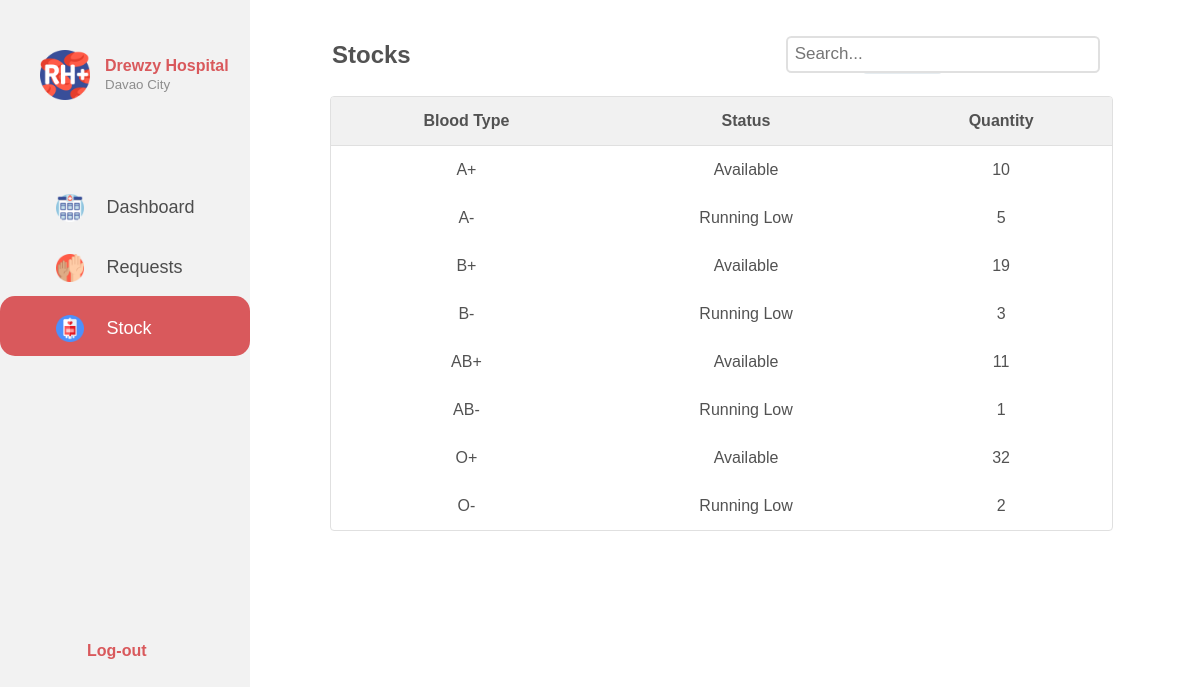
/hospital-dashboard-stock.php (signed in), run on the app's committed database.
### tables this page shows
CREATE TABLE `blood_groups` (
  `BloodGroups_ID` int(11) NOT NULL,
  `A+` int(9) NOT NULL,
  `A-` int(11) NOT NULL,
  `B+` int(9) NOT NULL,
  `B-` int(11) NOT NULL,
  `AB+` int(9) NOT NULL,
  `AB-` int(11) NOT NULL,
  `O+` int(9) NOT NULL,
  `O-` int(11) NOT NULL
);

### hospital-dashboard-stock.php (the view, shortened to what this page needs)
<!DOCTYPE html>
<?php
  if(isset($_SESSION['Hospital_Name']) && isset($_SESSION['Hospital_ID'])){
    include 'php/db_conn.php';
    $HID = $_SESSION['Hospital_ID'];
    $sql_bid = "SELECT BloodGroups_ID FROM stocks WHERE Hospital_ID = '$HID'";
    if($get_bid = mysqli_query($conn,$sql_bid)){
      $arr = mysqli_fetch_assoc($get_bid);
      $BID = $arr["BloodGroups_ID"];
    }
    $sql_type = "SELECT * FROM blood_groups WHERE BloodGroups_ID = '$BID'";
  }
?>
<html>
<head>
  <link rel="stylesheet" href="hospital-dashboard.css">
  <link rel="stylesheet" href="hospital-dashboard-stock.css">
</head>
<body>
  <div class="sidenav">
    <div class="float-container">
        <div class="float-child">
           <div class="icon"><img src="icons/Hospital-Dashboard-Menu/rh-.png"></div>
        </div>
        <div class="float-child">
          <div class="prof-text">
            <p><b>Drewzy Hospital</b></p>
            <small>Davao City</small>
          </div>
        </div>
    </div>
    <div class="menu">
      <div class="dashboard">
        <a href="hospital-dashboard.php" id="first-sidebar" class="a"><img src="icons/menu/medical-center.png">Dashboard</a>
      </div>
      <div class="request">
        <a href="hospital-dashboard-request.php" class="a"><img src="icons/menu/volunteer.png">Requests</a>
      </div>
      <div class="stock">
        <a href="#" class="a"><img src="icons/Hospital-Dashboard-Menu/blood-bag.png">Stock</a>
      </div>
      <div class="sidebar-bottom">
        <table>
          <th><a href="login.html" id="log-out">Log-out</a></th>
        </table>
      </div>
    </div>
  </div>
  <div class="outgoing">
    <div class="table-header">
      <table>
        <th><h2>Stocks</h2></th>
        <th id="filter"><button type="button"><img src="icons/hospital-dashboard/filter.png">Filter</button></th>
        <th id="search-box"><input type="text" placeholder="Search..."></th>
      </table>
    </div>
    <table class="table-content" style="width: 90%" id="table-requested">
      <tr class="table-row">
        <th>Blood Type</th>
        <th>Status</th>
        <th>Quantity</th>
      </tr>
      <?php
        include 'php/db_conn.php';
        function get_stat($val){
          if($val < 7) return "Running Low";
          else return "Available";
        }
        function check_val($arr){
          if($arr == NULL) return 0;
          else return $arr;
        }
      if($get_t = mysqli_query($conn,$sql_type)){
        if($get_t->num_rows>0){
          if($type=$get_t->fetch_assoc()){
            echo "<tr><td>A+</td><td>".get_stat(intval($type["A+"]))."</td><td>".check_val($type["A+"])."</td></tr>
            <tr><td>A-</td><td>".get_stat(intval($type["A-"]))."</td><td>".check_val($type["A-"])."</td></tr>
            <tr><td>B+</td><td>".get_stat(intval($type["B+"]))."</td><td>".check_val($type["B+"])."</td></tr>
            <tr><td>B-</td><td>".get_stat(intval($type["B-"]))."</td><td>".check_val($type["B-"])."</td></tr>
            <tr><td>AB+</td><td>".get_stat(intval($type["AB+"]))."</td><td>".check_val($type["AB+"])."</td></tr>
            <tr><td>AB-</td><td>".get_stat(intval($type["AB-"]))."</td><td>".check_val($type["AB-"])."</td></tr>
            <tr><td>O+</td><td>".get_stat(intval($type["O+"]))."</td><td>".check_val($type["O+"])."</td></tr>
            <tr><td>O-</td><td>".get_stat(intval($type["O-"]))."</td><td>".check_val($type["O-"])."</td></tr>";
          }
          echo"</table>";
        }
        else{
          echo "0 result";
        }
      }
        ?>
  </div>
</body>
</html>

### hospital-dashboard.css (style rules this page uses)
* { padding: 0; margin: 0; }
body { font-family: sans-serif; font-size: 16px; }
.sidenav { height: 100%; width: 15.625em; position: fixed; background-color: #F2F2F2; left: 0; top: 0; overflow-x: hidden; padding-top: 1.25em; font-family: sans-serif; }
.menu { padding-top: 2em; }
.menu img { width: 15%; padding-right: 1.25em; vertical-align: middle; }
.profile tr, td { padding-right: 100px; }
.a { padding: 1.0625em 0.5em 0.75em 3.125em; text-decoration: none; font-size: 1.125em; color: #4D4D4D; display: block; }
.sidebar-bottom { position: absolute; top: 40em; }
.sidebar-bottom a { text-decoration: none; color: black; }
#log-out { padding-left: 5.3125em; color: #D9595C; }
.float-container { padding-top: 20px; padding-left: 30px; padding-bottom: 50px; }
.icon { width: 25%; float: left; padding: 10px ; }
.icon img { width: 90%; }
.prof-text { padding-top: 17px; padding-left: 0px; }
.prof-text b { color: #D9595C; }
.prof-text small { color: #8D8D8D; }
.table-header { padding-top: 1.5em; padding-bottom: 20px; }
#search-box { position: absolute; right: 11em; }
.table-header input[type=text] { font-size: 1.0625em; color: #2C2C2C; padding: 0.375em 0.375em 0.375em 0.375em; border-width: 2px; border-style: solid; border-radius: 0.3125em; border-color: #E0E0E0; width: 125%; }
table.table-content { border: 0.0625em solid #E0E0E0; border-radius: 0.25em; border-collapse: separate; border-spacing: 0; text-align: center; }
table.table-content th { background-color: #F1F1F1; }
table.table-content th:first-child { border-radius: 0.1875em 0 0 0; }
table.table-content th:last-child { border-radius: 0 0.1875em 0 0; }
table.table-content th, td { border-bottom: 0.0625em solid #E0E0E0; padding: 0.9375em; }
td:not(.table-content) { border-bottom: none; }
#table-requested { border-bottom: 0.0625em solid #E0E0E0; }
#filter { padding-left: 210px; }
#filter button { width: 15%; height: 38px; padding: 5px 3px 5px 3px; border: 1px solid #E6ECF0; background-color: #E6ECF0; border-radius: 6px; color: black; text-align: center; }
.outgoing { color: #525252; padding-left: 330px; padding-top: 10px; padding-bottom: 10px; }

### hospital-dashboard-stock.css (style rules this page uses)
.stock { box-sizing: border-box; background-color: #D9595C; border-style: none; border-color: #D9595C; border-width: 0.0125em; border-radius: 0.9375em; }
.stock a { color:white; }

### data on the page
blood_groups: get_stat "Available", check_val "10", get_stat "Running Low", check_val "5", check_val "19", check_val "3", check_val "11", check_val "1", check_val "32", check_val "2"
